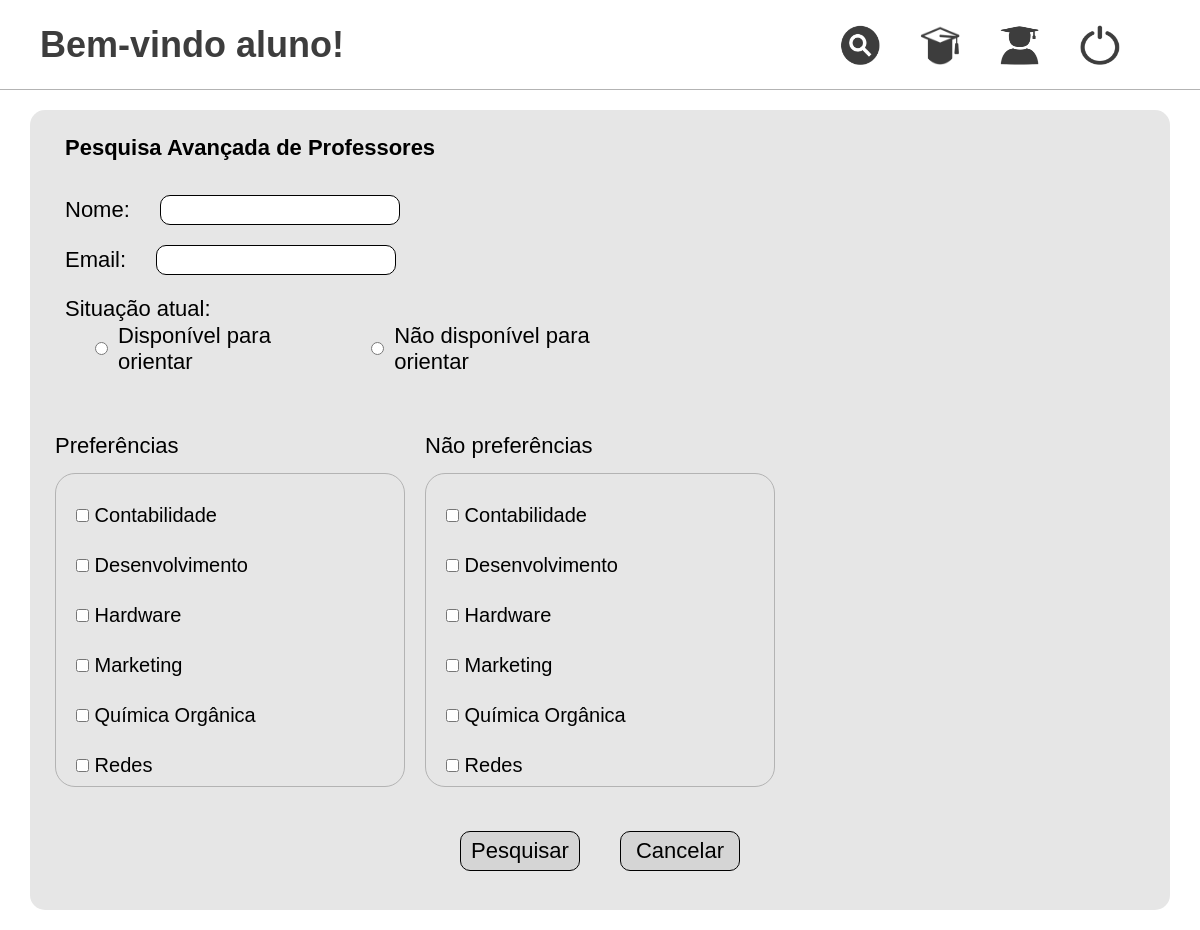
The page /pages/pesquisa/pesquisaProfessor.php (signed in) on the database as committed earlier.
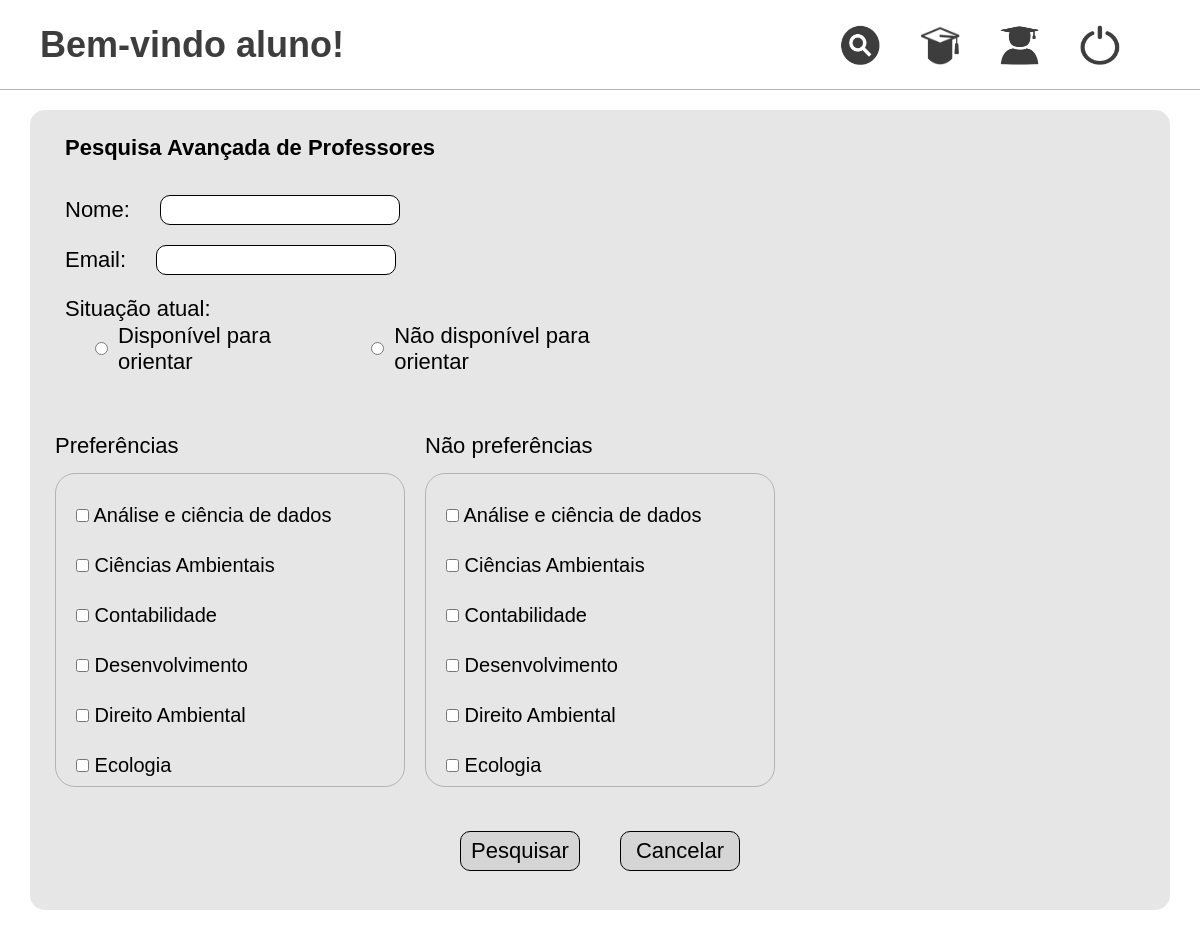
The same page on the database as committed later.
### tables this page shows
CREATE TABLE `preferencia` (
  `ID_Preferencia` int(11) NOT NULL,
  `Descricao` varchar(100) DEFAULT NULL,
  `ID_Curso` int(11) DEFAULT NULL
);

### src/bd/MySQL.php (called while the page is built, shortened)
<?php
class MySQL {
	private $connection;
	public function __construct() {
		$this->connection = new \mysqli(HOST, USUARIO, SENHA, BANCO);
		$this->connection->set_charset("utf8");
	}
	public function search(string $sql, string $types, array $params) : array {
		$stmt = $this->connection->prepare($sql);
		$stmt->execute();
		$result = $stmt->get_result();
    	return $result ? $result->fetch_all(MYSQLI_ASSOC) : [];
	}
}
?>

### src/classes/Preferencia.php (called while the page is built, shortened)
<?php
class Preferencia {
    private int $idPreferencia;
    private string $descricao;
    public function __construct(string $descricao) {
        $this->descricao = $descricao;
    }
    public static function findAllPreferencias() : array {
        $connection = new MySQL();
        $preferencias = [];
        $tipos = "";
        $params = [];
        $sql = "SELECT * FROM preferencia p ORDER BY p.Descricao";
        $resultados = $connection->search($sql, $tipos, $params);
        foreach($resultados as $resultado) {
            $preferencia = new Preferencia($resultado["Descricao"]);
            $preferencia->setIdPreferencia($resultado["ID_Preferencia"]);
            $preferencias[] = $preferencia;
        }
        return $preferencias;
    }
    public function getIdPreferencia() : int {
        return $this->idPreferencia;
    }
    public function setIdPreferencia($idPreferencia) : void {
        $this->idPreferencia = $idPreferencia;
    }
    public function getDescricao() : string {
        return $this->descricao;
    }
}
?>

### pages/pesquisa/pesquisaProfessor.php (the view, shortened to what this page needs)
<?php
$preferencias = Preferencia::findAllPreferencias();
?>
<!DOCTYPE html>
<html lang="pt-BR">
<head>
    <link rel="stylesheet" href="./../../src/styles/reset.css">
    <link rel="stylesheet" href="./../../src/styles/stylePesquisa.css">
</head>
<body>
    <div class="container">
        <?php
        require_once __DIR__ . "/../../menu.php";
        ?>
        <main>
            <form action="./listaProfessores.php" method="post">
                <section class="dados">
                    <h2>Pesquisa Avançada de Professores</h2>
                    <section>
                        <label for="nome">Nome:</label>
                        <input type="text" name="nome">
                    </section>
                    <section>
                        <label for="email">Email:</label>
                        <input type="email" name="email">
                    </section>
                    <section class="radio">
                        <label for="disponivel">Situação atual:</label>
                        <div class="disponibilidade">
                            <?php
                            echo "<label><input type='radio' name='disponivel' value='sim'>Disponível para orientar</label>";
                            echo "<label><input type='radio' name='disponivel' value='nao'>Não disponível para orientar</label>";
                            ?>
                        </div>
                    </section>
                </section>
                <section class="preferencias">
                    <section>
                        <p>Preferências</p>
                        <div>
                            <?php
                            foreach ($preferencias as $preferencia) {
                                echo "<label><input type='checkbox' name='preferencias[]' value={$preferencia->getIdPreferencia()}> {$preferencia->getDescricao()}</label>";
                            }
                            ?>
                        </div>
                    </section>
                    <section>
                        <p>Não preferências</p>
                        <div>
                            <?php
                            foreach ($preferencias as $preferencia) {
                                echo "<label><input type='checkbox' name='naoPreferencias[]' value={$preferencia->getIdPreferencia()}> {$preferencia->getDescricao()}</label>";
                            }
                            ?>
                        </div>
                    </section>
                </section>
                <section id="btn" class="links">
                    <div>
                        <input class="link" type="submit" name="pesquisar" value="Pesquisar">
                        <a class="link" href="./../../privado.php" id='cancelar'>Cancelar</a>
                    </div>
                </section>
            </form>
        </main>
    </div>
</body>
</html>

Rows that differ between the two databases and show on the page:
no longer on this page (row unchanged): preferencia: Descricao "Hardware"
no longer on this page (row unchanged): preferencia: Descricao "Marketing"
no longer on this page (row unchanged): preferencia: Descricao "Química Orgânica"
no longer on this page (row unchanged): preferencia: Descricao "Redes"
added preferencia: Descricao "Análise e ciência de dados"
added preferencia: Descricao "Ciências Ambientais"
added preferencia: Descricao "Direito Ambiental"
added preferencia: Descricao "Ecologia"
